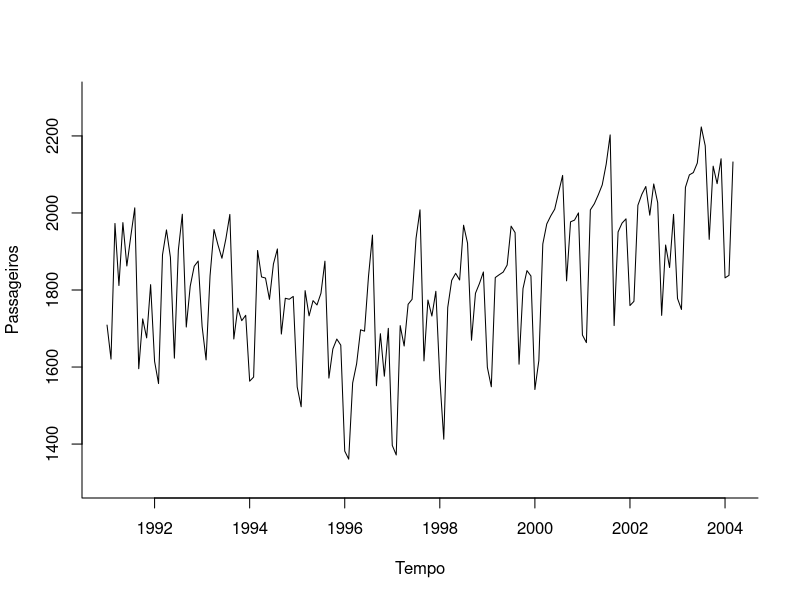
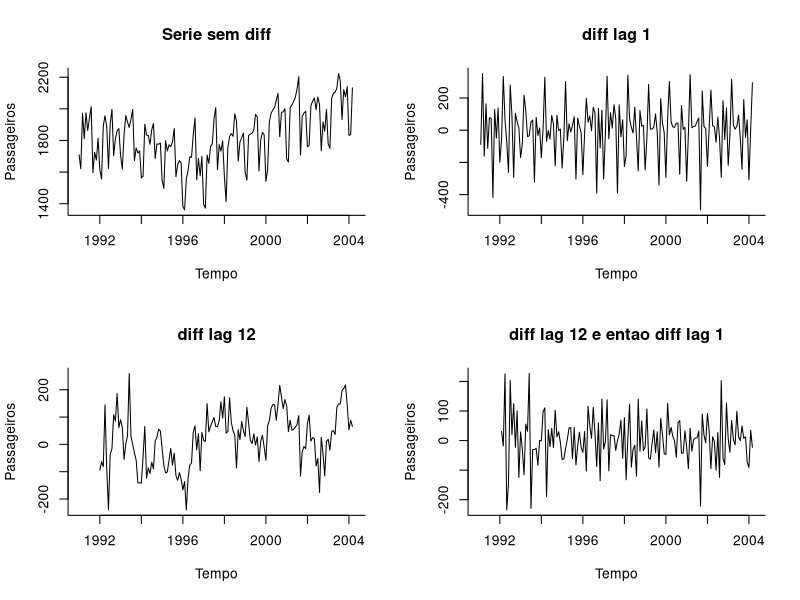
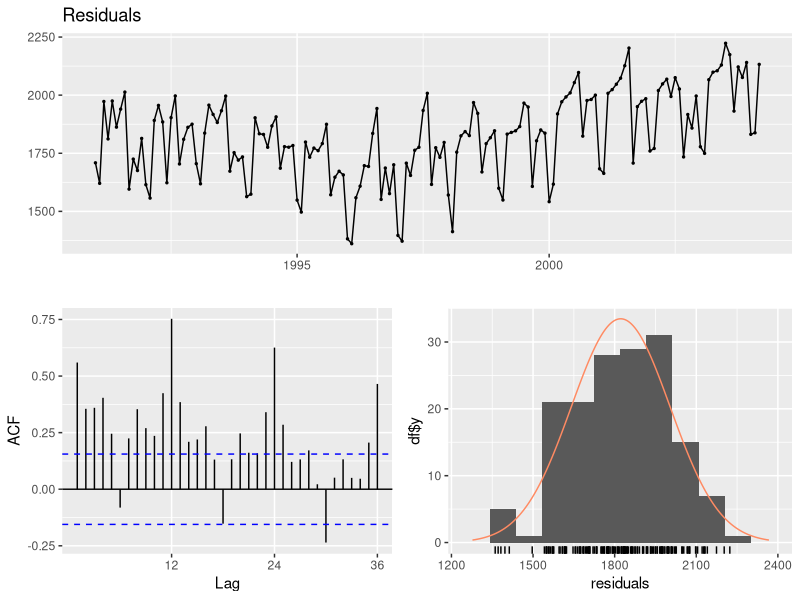
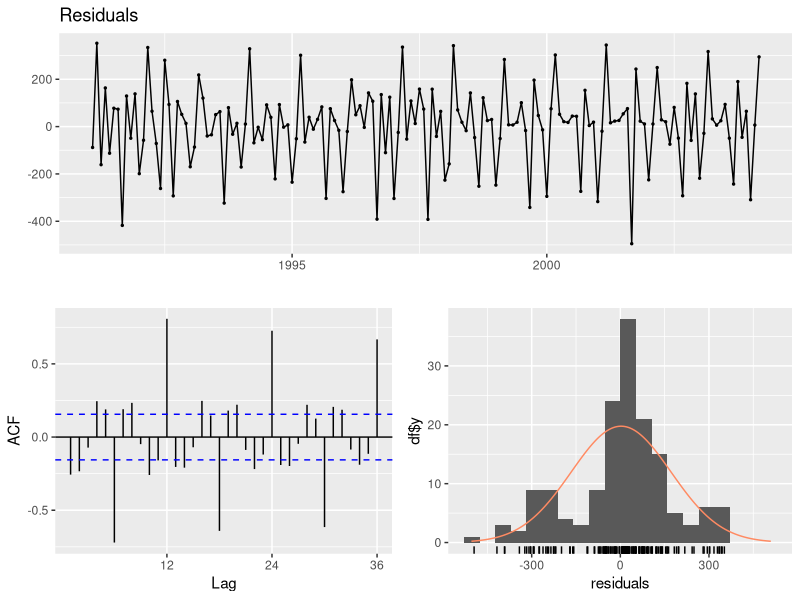
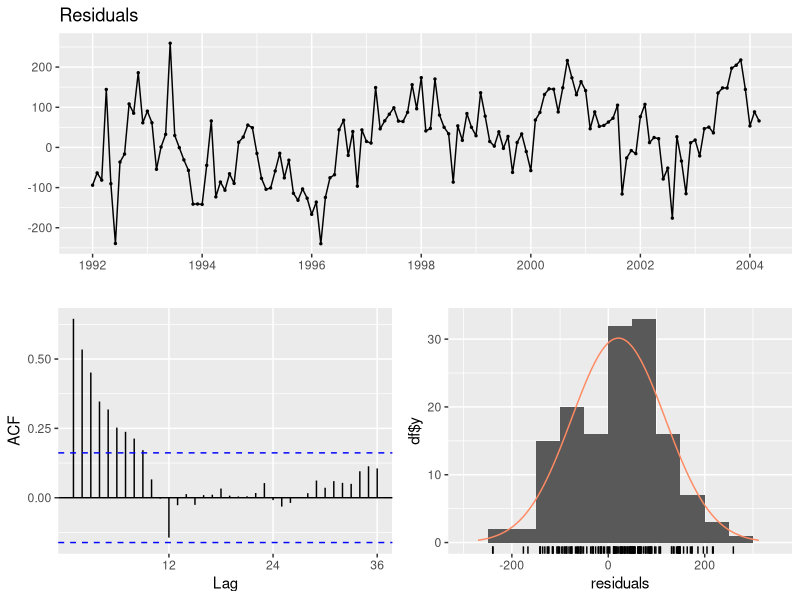
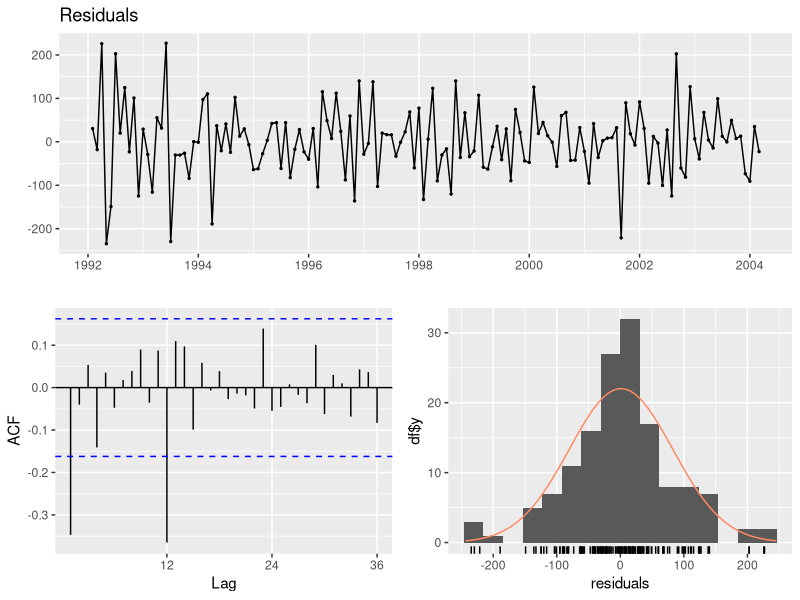
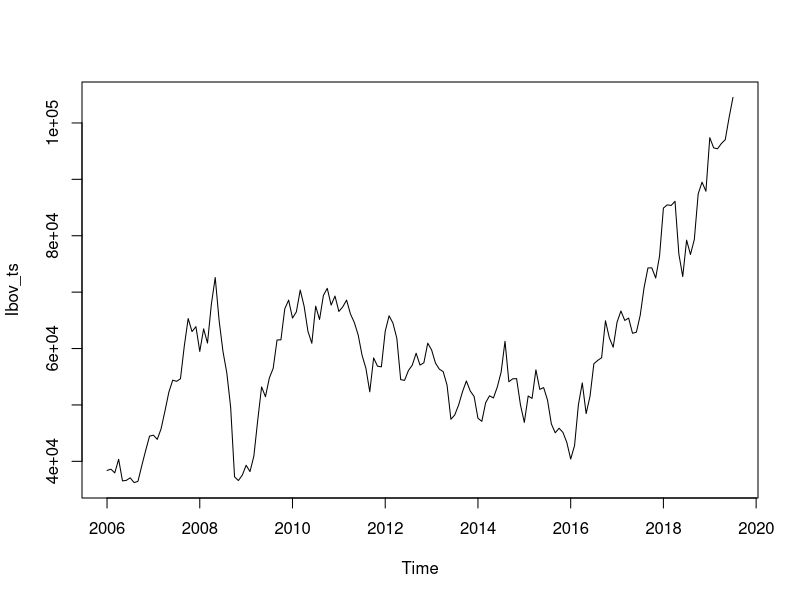
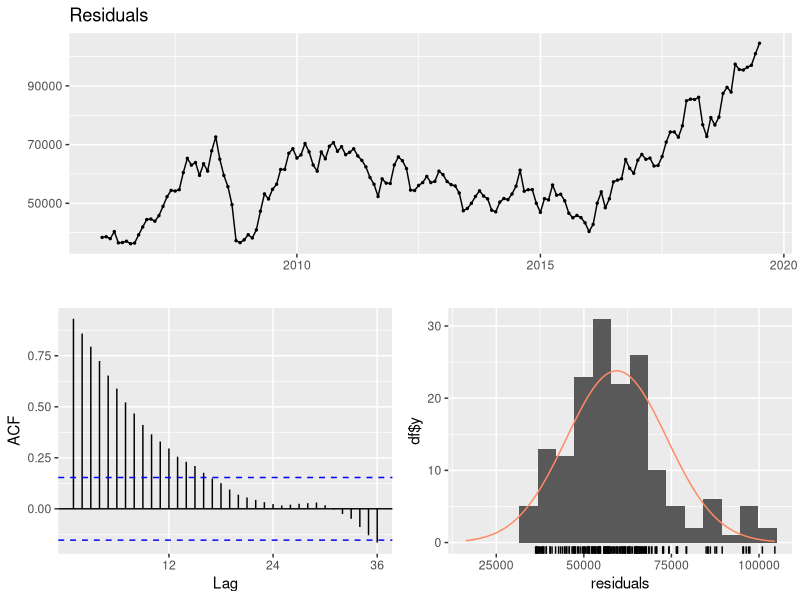

The R script that drew these images, in order:
#limpa variaveis da memoria
rm(list = ls())

library(zoo)
library(forecast)
library(urca)

#carrega o arquivo com a seria temporal de passageiros bruta
dados_passageiros <- read.csv("Amtrak_data.csv")

#coverte a serie de passageiros bruta no formato de serie temporal
passageiros_ts <- ts(dados_passageiros$Ridership, start=c(1991,1), end=c(2004,3), frequency = 12)

#plota o grafico da serie temporal
plot(passageiros_ts, xlab="Tempo", ylab="Passageiros", ylim=c(1300, 2300), bty="l")


#diferenciando series de dados
#plota o grafica da projecao
par(mfrow=c(2,2))
plot(passageiros_ts, ylab="Passageiros", xlab="Tempo", bty="l", xlim=c(1991,2004.25), main=("Serie sem diff"))
plot(diff(passageiros_ts, lag=1), ylab="Passageiros", xlab="Tempo", bty="l", xlim=c(1991,2004.25), main=("diff lag 1"))
plot(diff(passageiros_ts, lag=12), ylab="Passageiros", xlab="Tempo", bty="l", xlim=c(1991,2004.25), main=("diff lag 12"))
plot(diff(diff(passageiros_ts, lag=12), lag=1), ylab="Passageiros", xlab="Tempo", bty="l", xlim=c(1991,2004.25), main=("diff lag 12 e entao diff lag 1"))

#checar estacionariedade
checkresiduals(passageiros_ts)

checkresiduals(diff(passageiros_ts, lag=1))

checkresiduals(diff(passageiros_ts, lag=12))

checkresiduals(diff(diff(passageiros_ts, lag=12), lag=1))



#carrega o arquivo com a seria temporal Ibov
Ibov <- read.csv("Ibovespa.csv")

#transforma em série temporal
Ibov_ts <- ts(Ibov$Adj.Close, start=c(2006,1), frequency = 12)

#plot gráfico
par(mfrow=c(1,1))

plot(Ibov_ts)

#checa a autocorrelação
checkresiduals(Ibov_ts)
Box.test(Ibov_ts, type="Ljung")

#diferencia 1 vez
Ibov_ts_diff <- diff(Ibov_ts, lag=1)

#checa a autocorrelação
checkresiduals(Ibov_ts_diff)
Box.test(Ibov_ts_diff, type="Ljung")

#Carrega Biblioteca de testes estatísticos
library(urca)

#executa o teste de KPSS
summary(ur.kpss(Ibov_ts))


#executa o teste de KPSS
summary(ur.kpss(Ibov_ts_diff))


#executa o teste de ADF
summary(ur.df(Ibov_ts))


#executa o teste de ADF
summary(ur.df(Ibov_ts_diff))


#############################################################
# MODELO ARIMA
#############################################################

#remove a sazonalidade da base completa
passageiros_ts_diff <- diff(passageiros_ts, lag=12)

par(mfrow=c(1,2))
plot(passageiros_ts)
plot(passageiros_ts_diff)
par(mfrow=c(1,1))

ajuste_sazonal_passageiros <- passageiros_ts-passageiros_ts_diff

plot(ajuste_sazonal_passageiros)

#separa as amostras em treinamento e teste

#define o tamanho da amostra de teste
tam_amostra_teste <- 36

#define o tamanho da amostra de treinamento
tam_amostra_treinamento <- length(passageiros_ts_diff) - tam_amostra_teste

#cria a serie temporal de treinamento
treinamento_ts_diff <- window(passageiros_ts_diff, start=c(1992, 1), end=c(1992,tam_amostra_treinamento))

#cria a serie temporal de teste
validacao_ts_diff <- window(passageiros_ts_diff, start=c(1992, tam_amostra_treinamento + 1), end=c(1992,tam_amostra_treinamento+tam_amostra_teste))


#executa o teste de KPSS
summary(ur.kpss(treinamento_ts_diff))


#executa o teste de ADF
summary(ur.df(treinamento_ts_diff))

#calcula a ACF
Acf(treinamento_ts_diff)

#calcula a PCF
Pacf(treinamento_ts_diff)

#Modelo Arima
Modelo_ARIMA <- Arima(treinamento_ts_diff, order = c(2,1,1))

#resumo modelo
summary(Modelo_ARIMA)

#projeta os proximos 12 meses
modelo_ARIMA_proj <- forecast(Modelo_ARIMA, h=tam_amostra_teste, level=0.95)

#plota o grafica da projecao
plot(modelo_ARIMA_proj, ylab="Passageiros", xlab="Tempo", bty="l", xaxt="n", xlim=c(1992,2006.25), flty=2)

axis(1, at=seq(1992, 2006, 1), labels=format(seq(1992, 2006, 1)))

lines(Modelo_ARIMA$fitted, lwd=2, col="blue")

lines(validacao_ts_diff)

#verifica precisao
accuracy(modelo_ARIMA_proj, validacao_ts_diff)

#função auto.arima
auto.arima(treinamento_ts_diff, seasonal = FALSE, stepwise=FALSE, approximation = FALSE)

